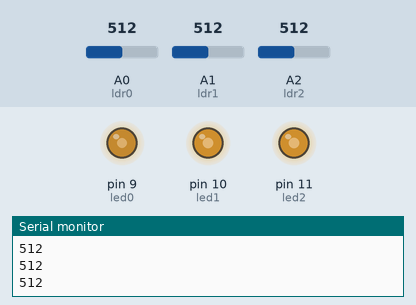
Simulated run of this sketch. Board: Arduino Uno, built with avr-gcc and run on an emulated ATmega328P. Shown: output pins drawn as LEDs (lit = HIGH), the last lines printed to the serial monitor. Inputs (shaded band) come from the test bench; at power-on: A0 (ldr0) = 512, A2 (ldr2) = 512, A1 (ldr1) = 512.

Above: at 1.2 s.
1.3 s: A0 (ldr0) set to 716
At 2.2 s:
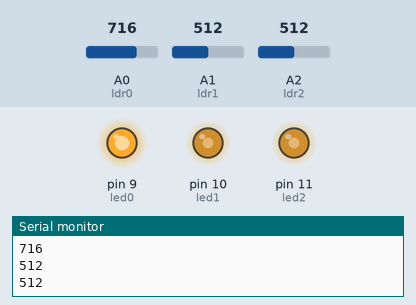
2.8 s: A2 (ldr2) set to 716
At 3.3 s:
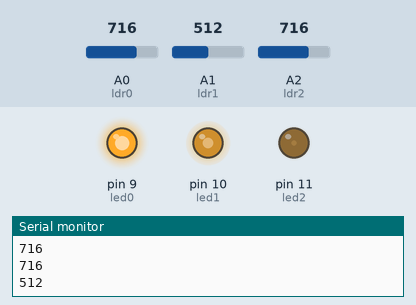
4.3 s: A1 (ldr1) set to 306
At 5.5 s:
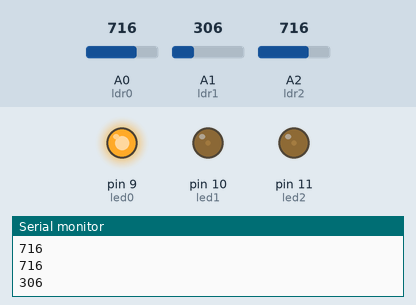
5.8 s: A1 (ldr1) set to 122
At 6.6 s:
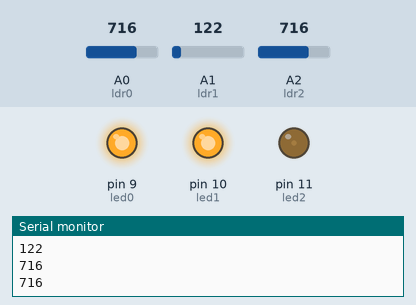
7.3 s: A2 (ldr2) set to 900
At 7.6 s:
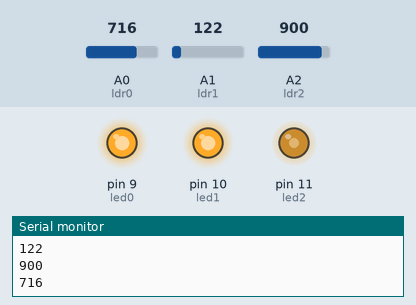
8.8 s: A0 (ldr0) set to 511
At 9.3 s:
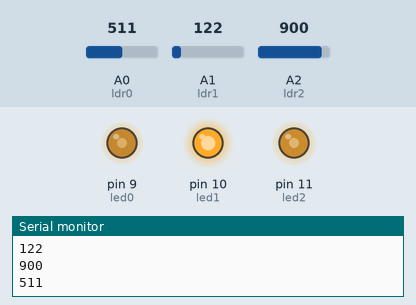
Timing chart, 0 to 11.3 s (numbered marks = the images above; inputs shaded):
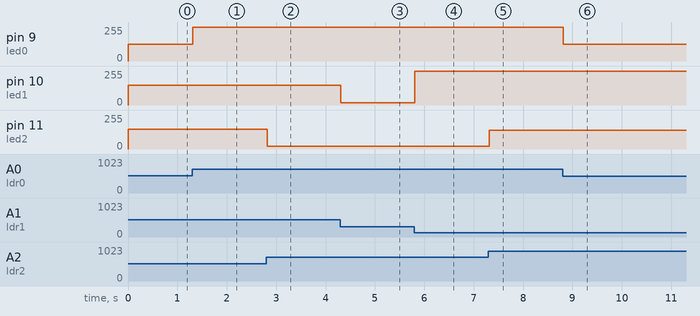

The sketch:

Prog2.ino
```cpp
/**********************************************************************************
**                                                                               **
**                              Lector de Llum                                   **
**                                                                               **
**                                                                               **
**********************************************************************************/

//********** Includes *************************************************************

//********** Variables ************************************************************
const int ldr0 = A0;         // donar nom al pin A0 de l’Arduino
const int ldr1 = A1;         // donar nom al pin A1 de l’Arduino
const int ldr2 = A2;         // donar nom al pin A2 de l’Arduino
const int led0 = 9;
const int led1 = 10;
const int led2 = 11;


int valLdr0, valLdr1, valLdr2;     // per guardar valors del ldrs

//********** Setup ****************************************************************
void setup()
{
  Serial.begin(9600);
  pinMode(led0, OUTPUT);     // definir el pin 9 com una sortida
  pinMode(led1, OUTPUT);     // definir el pin 9 com una sortida
  pinMode(led2, OUTPUT);     // definir el pin 9 com una sortida


}

//********** Loop *****************************************************************
void loop()
{
  valLdr0 = analogRead(ldr0);   // llegir valor ldr0
  Serial.println(valLdr0);
  valLdr0 = map(valLdr0, 350, 680, 0, 255);   // mapejar valor de 0-1023 a 0-255
  analogWrite(led0, valLdr0);    // actualitzar l'estat del led
 // delay(1000);

  valLdr1 = analogRead(ldr1);   // llegir valor ldr1
  Serial.println(valLdr1);
  valLdr1 = map(valLdr1, 280, 680, 0, 255);   // mapejar valor de 0-1023 a 0-255
  analogWrite(led1, valLdr1);    // actualitzar l'estat del led
 // delay(1000);

  valLdr2 = analogRead(ldr2);   // llegir valor ldr2
  Serial.println(valLdr2);
  valLdr2 = map(valLdr2, 280, 680, 0, 255);   // mapejar valor de 0-1023 a 0-255
  analogWrite(led2, valLdr2);    // actualitzar l'estat del led
  //delay(1000);


}

//********** Funcions *************************************************************
```

Measured:
- after the input at 1.3 s, pin 9 (led0): 125/255 → 255/255 at once
- after the input at 2.8 s, pin 11 (led2): 147/255 → 21/255 at once
- after the input at 4.3 s, pin 10 (led1): 147/255 → 16/255 at once
- after the input at 5.8 s, pin 10 (led1): 16/255 → 255/255 at once
- after the input at 7.3 s, pin 11 (led2): 21/255 → 139/255 at once
- after the input at 8.8 s, pin 9 (led0): 255/255 → 124/255 at once
